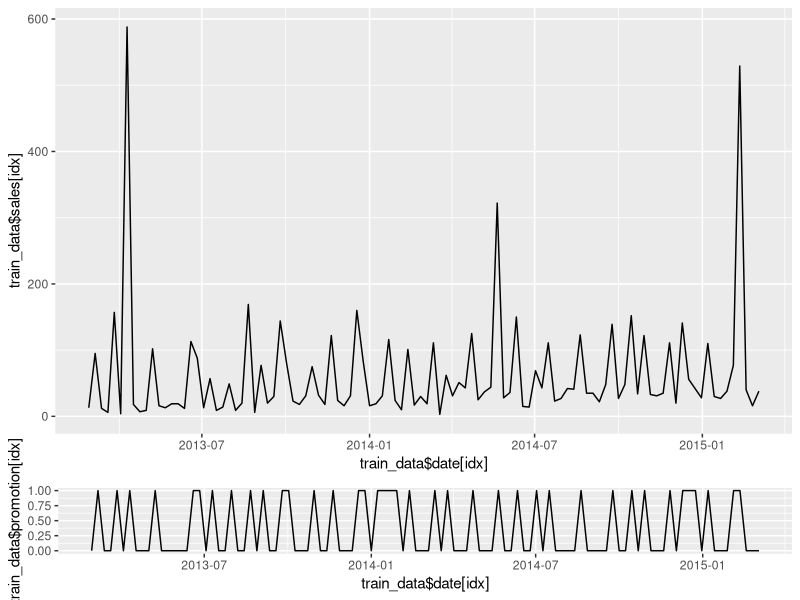
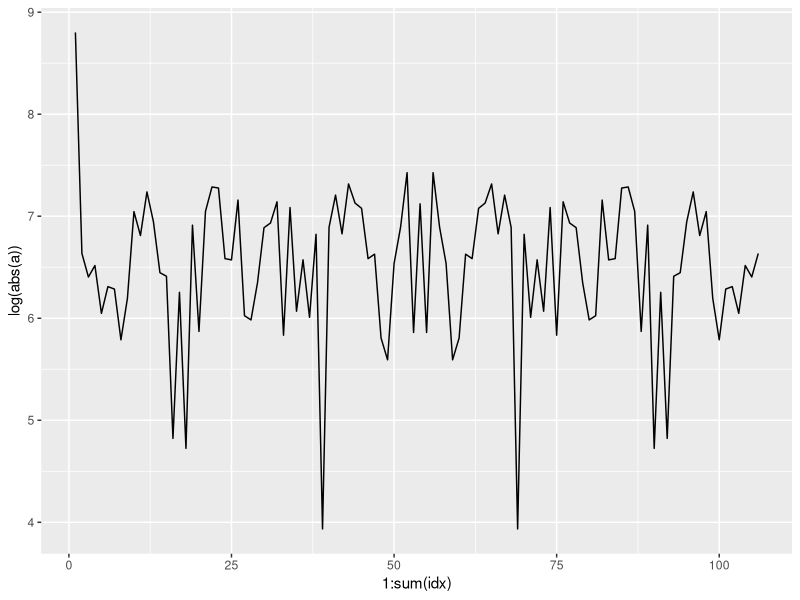

The R script that drew these images, in order:
setwd('Documents/thesis/Woolies/')
products=read.csv('products.csv')
train_data=read.csv('train2.csv')
train_data$date=as.Date(train_data$date,format="%d/%m/%y")

library(ggplot2)
library(gridExtra)
library(rpart)

idx=train_data$product_store_id=='3a';
g.top=ggplot()+
  geom_line(aes(x=train_data$date[idx],y=train_data$sales[idx]))
g.bottom=ggplot()+
  geom_line(aes(x=train_data$date[idx],y=train_data$promotion[idx]))

grid.arrange(g.top,g.bottom, heights = c(4/5, 1/5))
View(cbind(train_data$date[idx],train_data$sales[idx]))
#take the FFT
a=fft(train_data$sales[idx])
qplot(1:sum(idx),log(abs(a)),geom="line")

#take last weeks sales to predict todays
err=diff(train_data$sales[idx])^2
rmse=sqrt(sum(err)/length(err))

#concatenate promotions
udate=unique(train_data$date)
products=sort(unique(train_data$product_name))
product_shops=sort(unique(train_data$product_store_id))

x=data.frame(row.names=udate)
for (i in 1:length(product_shops)){
  for (j in 1:length(udate)){
    idx=train_data$date==udate[j] & train_data$product_store_id==product_shops[i]
    if (sum(idx))
      x[j,i]=train_data$promotion[idx]
  }
}
colnames(x)<-product_shops

#View all coke promotions across stores
View(x[,6:10])
#View all yoplait promotions across stores
y=x[,21:25]; View(cbind(y,rowSums(y)))

#eater dates brought forward to Wednesdat
easter=c("2013-04-03","2014-04-23","2015-04-08")
xmas=c("2013-12-25")
View(x[easter[1:2],])


